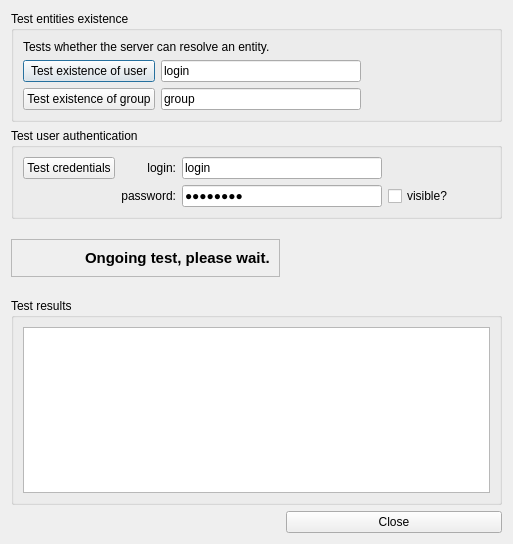
<?xml version="1.0" encoding="UTF-8"?>
<ui version="4.0">
 <class>UserdirectoryTest</class>
 <widget class="QDialog" name="UserdirectoryTest">
  <property name="geometry">
   <rect>
    <x>0</x>
    <y>0</y>
    <width>513</width>
    <height>544</height>
   </rect>
  </property>
  <property name="windowTitle">
   <string>User directory configuration test</string>
  </property>
  <layout class="QGridLayout" name="gridLayout_3">
   <item row="0" column="0" colspan="4">
    <widget class="QGroupBox" name="groupBox_2">
     <property name="title">
      <string>Test entities existence</string>
     </property>
     <layout class="QGridLayout" name="gridLayout_2">
      <item row="0" column="0" colspan="2">
       <widget class="QLabel" name="label">
        <property name="text">
         <string>Tests whether the server can resolve an entity.</string>
        </property>
       </widget>
      </item>
      <item row="1" column="0">
       <widget class="QPushButton" name="testuser">
        <property name="text">
         <string>Test existence of user</string>
        </property>
        <property name="icon">
         <iconset resource="../../../../../nucentral-edenwall/resources/edenwall.qrc">
          <normaloff>:/icons-20/one_user.png</normaloff>:/icons-20/one_user.png</iconset>
        </property>
       </widget>
      </item>
      <item row="1" column="1">
       <widget class="QLineEdit" name="user">
        <property name="minimumSize">
         <size>
          <width>200</width>
          <height>0</height>
         </size>
        </property>
        <property name="text">
         <string>login</string>
        </property>
       </widget>
      </item>
      <item row="1" column="2">
       <spacer name="horizontalSpacer_4">
        <property name="orientation">
         <enum>Qt::Horizontal</enum>
        </property>
        <property name="sizeHint" stdset="0">
         <size>
          <width>62</width>
          <height>20</height>
         </size>
        </property>
       </spacer>
      </item>
      <item row="2" column="0">
       <widget class="QPushButton" name="testgroup">
        <property name="text">
         <string>Test existence of group</string>
        </property>
        <property name="icon">
         <iconset resource="../../../../../nucentral-edenwall/resources/edenwall.qrc">
          <normaloff>:/icons-20/users.png</normaloff>:/icons-20/users.png</iconset>
        </property>
       </widget>
      </item>
      <item row="2" column="1">
       <widget class="QLineEdit" name="group">
        <property name="minimumSize">
         <size>
          <width>200</width>
          <height>0</height>
         </size>
        </property>
        <property name="text">
         <string>group</string>
        </property>
       </widget>
      </item>
      <item row="2" column="2">
       <spacer name="horizontalSpacer_5">
        <property name="orientation">
         <enum>Qt::Horizontal</enum>
        </property>
        <property name="sizeHint" stdset="0">
         <size>
          <width>62</width>
          <height>20</height>
         </size>
        </property>
       </spacer>
      </item>
     </layout>
    </widget>
   </item>
   <item row="1" column="0" colspan="4">
    <widget class="QGroupBox" name="groupBox">
     <property name="title">
      <string>Test user authentication</string>
     </property>
     <layout class="QGridLayout" name="gridLayout_4">
      <item row="0" column="0">
       <widget class="QPushButton" name="testauth">
        <property name="text">
         <string>Test credentials</string>
        </property>
        <property name="icon">
         <iconset resource="../../../../../nucentral-edenwall/resources/edenwall.qrc">
          <normaloff>:/icons/permissions.png</normaloff>:/icons/permissions.png</iconset>
        </property>
       </widget>
      </item>
      <item row="0" column="1" rowspan="2">
       <layout class="QGridLayout" name="gridLayout">
        <item row="0" column="1">
         <widget class="QLineEdit" name="login">
          <property name="minimumSize">
           <size>
            <width>200</width>
            <height>0</height>
           </size>
          </property>
          <property name="text">
           <string>login</string>
          </property>
         </widget>
        </item>
        <item row="0" column="2">
         <spacer name="horizontalSpacer_2">
          <property name="orientation">
           <enum>Qt::Horizontal</enum>
          </property>
          <property name="sizeHint" stdset="0">
           <size>
            <width>40</width>
            <height>20</height>
           </size>
          </property>
         </spacer>
        </item>
        <item row="1" column="1">
         <widget class="QLineEdit" name="password">
          <property name="minimumSize">
           <size>
            <width>200</width>
            <height>0</height>
           </size>
          </property>
          <property name="text">
           <string>password</string>
          </property>
          <property name="echoMode">
           <enum>QLineEdit::Password</enum>
          </property>
         </widget>
        </item>
        <item row="1" column="2">
         <widget class="QCheckBox" name="password_visible">
          <property name="text">
           <string>visible?</string>
          </property>
         </widget>
        </item>
        <item row="0" column="0">
         <widget class="QLabel" name="label_2">
          <property name="text">
           <string>login:</string>
          </property>
          <property name="alignment">
           <set>Qt::AlignRight|Qt::AlignTrailing|Qt::AlignVCenter</set>
          </property>
          <property name="buddy">
           <cstring>login</cstring>
          </property>
         </widget>
        </item>
        <item row="1" column="0">
         <widget class="QLabel" name="label_3">
          <property name="text">
           <string>password:</string>
          </property>
          <property name="alignment">
           <set>Qt::AlignRight|Qt::AlignTrailing|Qt::AlignVCenter</set>
          </property>
          <property name="buddy">
           <cstring>password</cstring>
          </property>
         </widget>
        </item>
       </layout>
      </item>
      <item row="1" column="0">
       <spacer name="verticalSpacer_3">
        <property name="orientation">
         <enum>Qt::Vertical</enum>
        </property>
        <property name="sizeHint" stdset="0">
         <size>
          <width>20</width>
          <height>24</height>
         </size>
        </property>
       </spacer>
      </item>
     </layout>
    </widget>
   </item>
   <item row="2" column="1">
    <spacer name="verticalSpacer_2">
     <property name="orientation">
      <enum>Qt::Vertical</enum>
     </property>
     <property name="sizeHint" stdset="0">
      <size>
       <width>20</width>
       <height>40</height>
      </size>
     </property>
    </spacer>
   </item>
   <item row="3" column="0" colspan="3">
    <widget class="QFrame" name="ongoing">
     <property name="frameShape">
      <enum>QFrame::StyledPanel</enum>
     </property>
     <property name="frameShadow">
      <enum>QFrame::Raised</enum>
     </property>
     <layout class="QHBoxLayout" name="horizontalLayout">
      <item>
       <widget class="QLabel" name="chrono">
        <property name="text">
         <string/>
        </property>
        <property name="pixmap">
         <pixmap resource="../../../../../nucentral-edenwall/resources/edenwall.qrc">:/icons-20/chrono.png</pixmap>
        </property>
       </widget>
      </item>
      <item>
       <widget class="QLabel" name="ongoing_text">
        <property name="text">
         <string>&lt;!DOCTYPE HTML PUBLIC &quot;-//W3C//DTD HTML 4.0//EN&quot; &quot;http://www.w3.org/TR/REC-html40/strict.dtd&quot;&gt;
&lt;html&gt;&lt;head&gt;&lt;meta name=&quot;qrichtext&quot; content=&quot;1&quot; /&gt;&lt;style type=&quot;text/css&quot;&gt;
p, li { white-space: pre-wrap; }
&lt;/style&gt;&lt;/head&gt;&lt;body style=&quot; font-family:'DejaVu Sans'; font-size:9pt; font-weight:400; font-style:normal;&quot;&gt;
&lt;p align=&quot;justify&quot; style=&quot; margin-top:0px; margin-bottom:0px; margin-left:0px; margin-right:0px; -qt-block-indent:0; text-indent:0px;&quot;&gt;&lt;span style=&quot; font-size:11pt; font-weight:600; color:#000000;&quot;&gt;Ongoing test, please wait.&lt;/span&gt;&lt;/p&gt;&lt;/body&gt;&lt;/html&gt;</string>
        </property>
       </widget>
      </item>
     </layout>
    </widget>
   </item>
   <item row="3" column="3">
    <spacer name="horizontalSpacer">
     <property name="orientation">
      <enum>Qt::Horizontal</enum>
     </property>
     <property name="sizeHint" stdset="0">
      <size>
       <width>167</width>
       <height>20</height>
      </size>
     </property>
    </spacer>
   </item>
   <item row="4" column="2">
    <spacer name="verticalSpacer">
     <property name="orientation">
      <enum>Qt::Vertical</enum>
     </property>
     <property name="sizeHint" stdset="0">
      <size>
       <width>20</width>
       <height>40</height>
      </size>
     </property>
    </spacer>
   </item>
   <item row="5" column="0" colspan="4">
    <widget class="QGroupBox" name="groupBox_3">
     <property name="title">
      <string comment="résultat des tests" extracomment="résultat des tests effectués sur l'annuaire utilisateur (tel compte existe-t-il, etc)">Test results</string>
     </property>
     <layout class="QVBoxLayout" name="verticalLayout">
      <item>
       <widget class="QTextEdit" name="logs"/>
      </item>
     </layout>
    </widget>
   </item>
   <item row="6" column="0">
    <spacer name="horizontalSpacer_3">
     <property name="orientation">
      <enum>Qt::Horizontal</enum>
     </property>
     <property name="sizeHint" stdset="0">
      <size>
       <width>40</width>
       <height>20</height>
      </size>
     </property>
    </spacer>
   </item>
   <item row="6" column="3">
    <widget class="QPushButton" name="pushButton">
     <property name="text">
      <string>Close</string>
     </property>
     <property name="icon">
      <iconset resource="../../../../../nucentral-edenwall/resources/edenwall.qrc">
       <normaloff>:/icons-20/not_available.png</normaloff>:/icons-20/not_available.png</iconset>
     </property>
    </widget>
   </item>
  </layout>
 </widget>
 <resources>
  <include location="../../../../../nucentral-edenwall/resources/edenwall.qrc"/>
 </resources>
 <connections>
  <connection>
   <sender>pushButton</sender>
   <signal>clicked()</signal>
   <receiver>UserdirectoryTest</receiver>
   <slot>close()</slot>
   <hints>
    <hint type="sourcelabel">
     <x>338</x>
     <y>261</y>
    </hint>
    <hint type="destinationlabel">
     <x>199</x>
     <y>149</y>
    </hint>
   </hints>
  </connection>
 </connections>
</ui>
